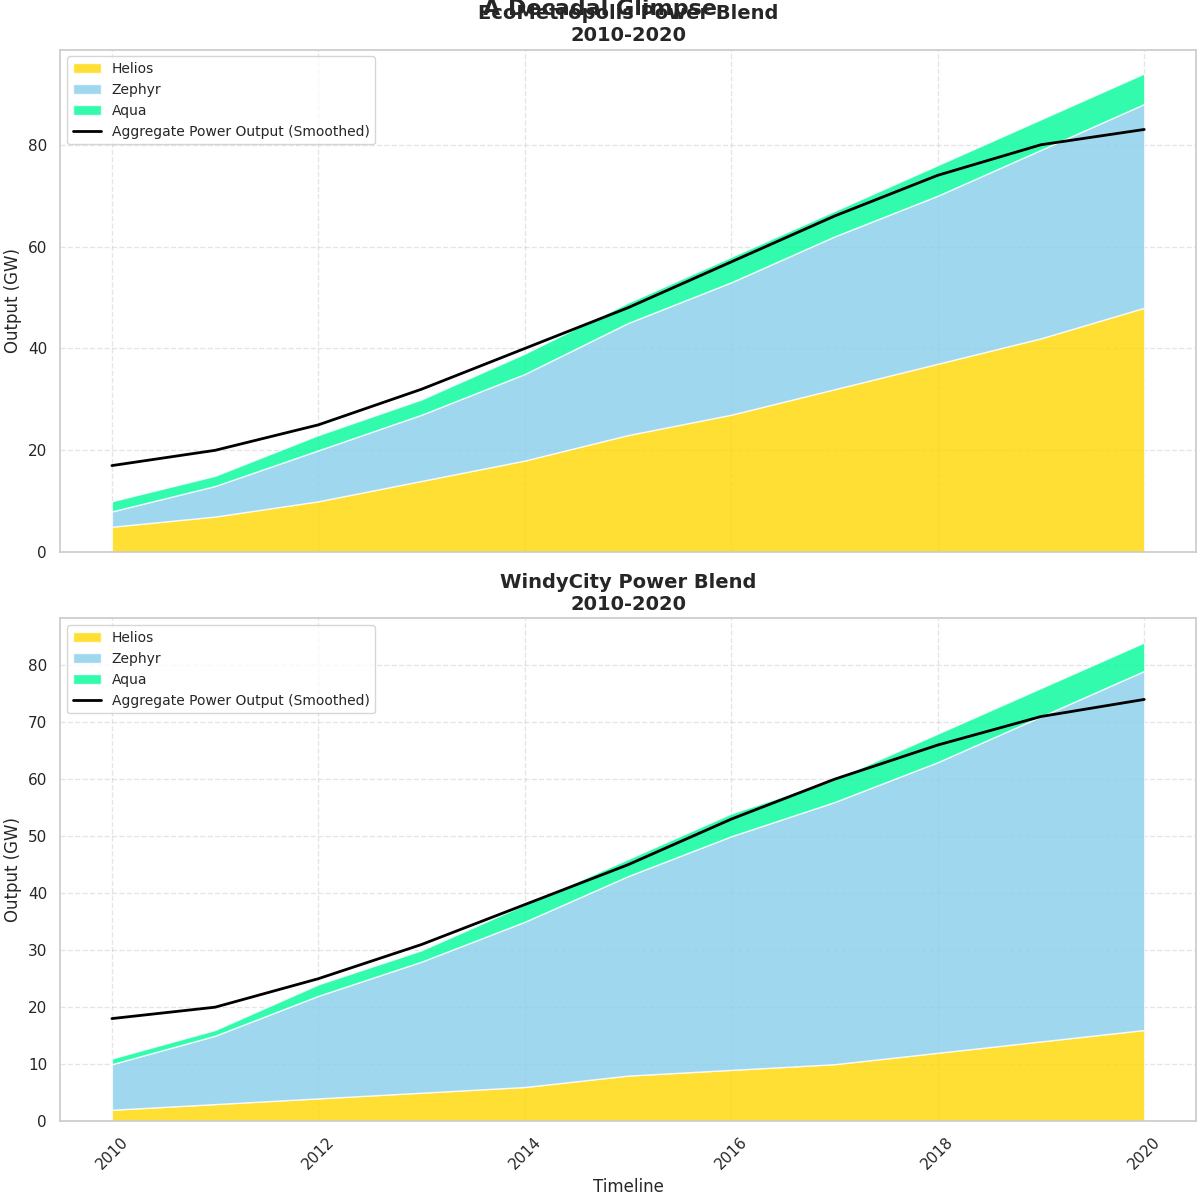

Here is the Python script that generated this plot:
import matplotlib.pyplot as plt
import numpy as np
from scipy.ndimage import gaussian_filter1d

# Data preparation
years = np.arange(2010, 2021)

# EcoMetropolis
solar_eco = np.array([5, 7, 10, 14, 18, 23, 27, 32, 37, 42, 48])
wind_eco = np.array([3, 6, 10, 13, 17, 22, 26, 30, 33, 37, 40])
hydro_eco = np.array([2, 2, 3, 3, 4, 4, 5, 5, 6, 6, 6])
total_eco = solar_eco + wind_eco + hydro_eco

# WindyCity
solar_windycity = np.array([2, 3, 4, 5, 6, 8, 9, 10, 12, 14, 16])
wind_windycity = np.array([8, 12, 18, 23, 29, 35, 41, 46, 51, 57, 63])
hydro_windycity = np.array([1, 1, 2, 2, 3, 3, 4, 4, 5, 5, 5])
total_windycity = solar_windycity + wind_windycity + hydro_windycity

# Smoothing data for line plots
smooth_eco = gaussian_filter1d(total_eco, sigma=2)
smooth_windycity = gaussian_filter1d(total_windycity, sigma=2)

# Plotting the Area Chart with Line Overlay
fig, ax = plt.subplots(2, 1, figsize=(12, 12), sharex=True, constrained_layout=True)

# Plot for EcoMetropolis
ax[0].stackplot(years, solar_eco, wind_eco, hydro_eco, labels=['Helios', 'Zephyr', 'Aqua'], colors=['#FFD700', '#87CEEB', '#00FA9A'], alpha=0.8)
ax[0].plot(years, smooth_eco, color='black', linestyle='-', linewidth=2, label='Aggregate Power Output (Smoothed)')
ax[0].set_title('EcoMetropolis Power Blend\n2010-2020', fontsize=14, weight='bold')
ax[0].set_ylabel('Output (GW)', fontsize=12)
ax[0].legend(loc='upper left', fontsize=10)
ax[0].grid(True, linestyle='--', alpha=0.5)

# Plot for WindyCity
ax[1].stackplot(years, solar_windycity, wind_windycity, hydro_windycity, labels=['Helios', 'Zephyr', 'Aqua'], colors=['#FFD700', '#87CEEB', '#00FA9A'], alpha=0.8)
ax[1].plot(years, smooth_windycity, color='black', linestyle='-', linewidth=2, label='Aggregate Power Output (Smoothed)')
ax[1].set_title('WindyCity Power Blend\n2010-2020', fontsize=14, weight='bold')
ax[1].set_xlabel('Timeline', fontsize=12)
ax[1].set_ylabel('Output (GW)', fontsize=12)
ax[1].legend(loc='upper left', fontsize=10)
ax[1].grid(True, linestyle='--', alpha=0.5)

# Adjusting tick parameters
for axis in ax:
    axis.tick_params(axis='x', labelrotation=45)
    axis.xaxis.set_major_locator(plt.MaxNLocator(integer=True))

plt.suptitle('Renewables Embrace in Visionary Hubs:\nA Decadal Glimpse', fontsize=16, weight='bold', y=1.02)

plt.show()
